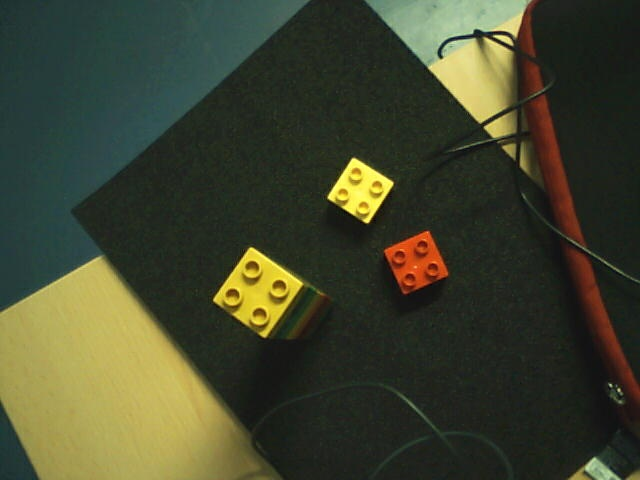
#> input picture gruenerLegostein.jpeg, 640 x 480 px
$ python sw01_openCV_test.py
#> lines starting #> are read from the running program, lines starting #| are printed output that depends on the picture; after the words box and inside, x2 and y2 are one past the last pixel; in counts of white or black regions, pixels touching at a corner belong together
import cv2
#https://blog.codecentric.de/2017/06/einfuehrung-in-computer-vision-mit-opencv-und-python/

# lese Bild von Festplatte
image = cv2.imread("gruenerLegostein.jpeg")
#> image is the input picture: shape (480, 640, 3); mean B, G, R 46, 68.3, 64.7

# lese Farbwerte an Position y, x
y = 100
x = 50
(b, g, r) = image[y, x]
#> b = 57; g = 57; r = 39

# gib Farbwerte auf Bildschirm aus
print(b,g,r)
#| 57 57 39

# setze Farbwerte auf Rot (im BGR-Farbraum)
image[y, x] = (0, 0, 255)
#> image: shape (480, 640, 3); under 0.01% of pixels changed, all inside (x1, y1, x2, y2) = (50, 100, 51, 101)

# waehle ein Region auf Interest an Punkt: (y, x) mit Dimension 50x50 Pixel
region_of_interest = image[y:y+50, x:x+50]
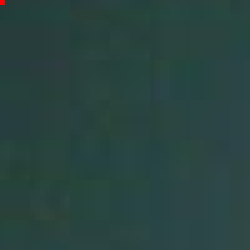
#> region_of_interest: shape (50, 50, 3) (shown 5 times larger); mean B, G, R 64.1, 67.6, 40.6

# zeige Bild in Fenster an
cv2.imshow("Bild", image)

# zeige Region of Interest an
cv2.imshow("ROI", region_of_interest)

# setze ROI auf Gruen
region_of_interest[:, :] = (0, 255, 0)
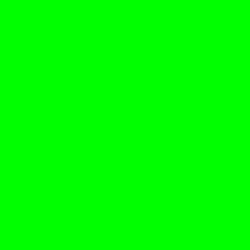
#> region_of_interest: shape (50, 50, 3) (shown 5 times larger); mean B, G, R 0, 255, 0

# die ROI ist ein "Zeiger" auf das urspruenglich geladene Image. Es enthaelt nun eine gruene Box!
cv2.imshow("Bild modifiziert", image)
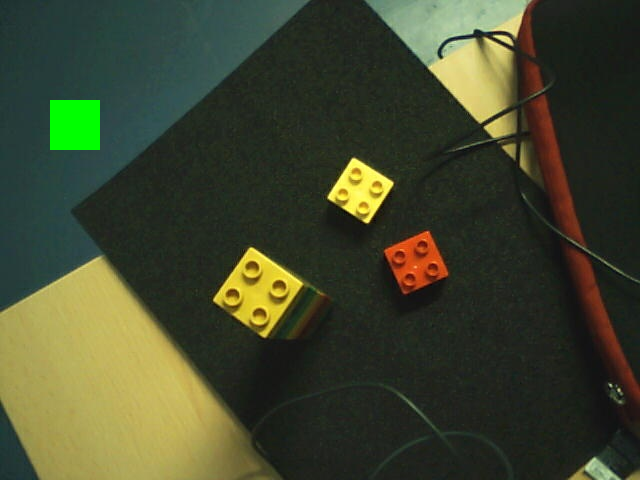
#> window 'Bild modifiziert': shape (480, 640, 3); mean B, G, R 45.5, 69.8, 64.3

# warte auf Tastendruck (wichtig, sonst sieht man das Fenster nicht)
cv2.waitKey(0)
